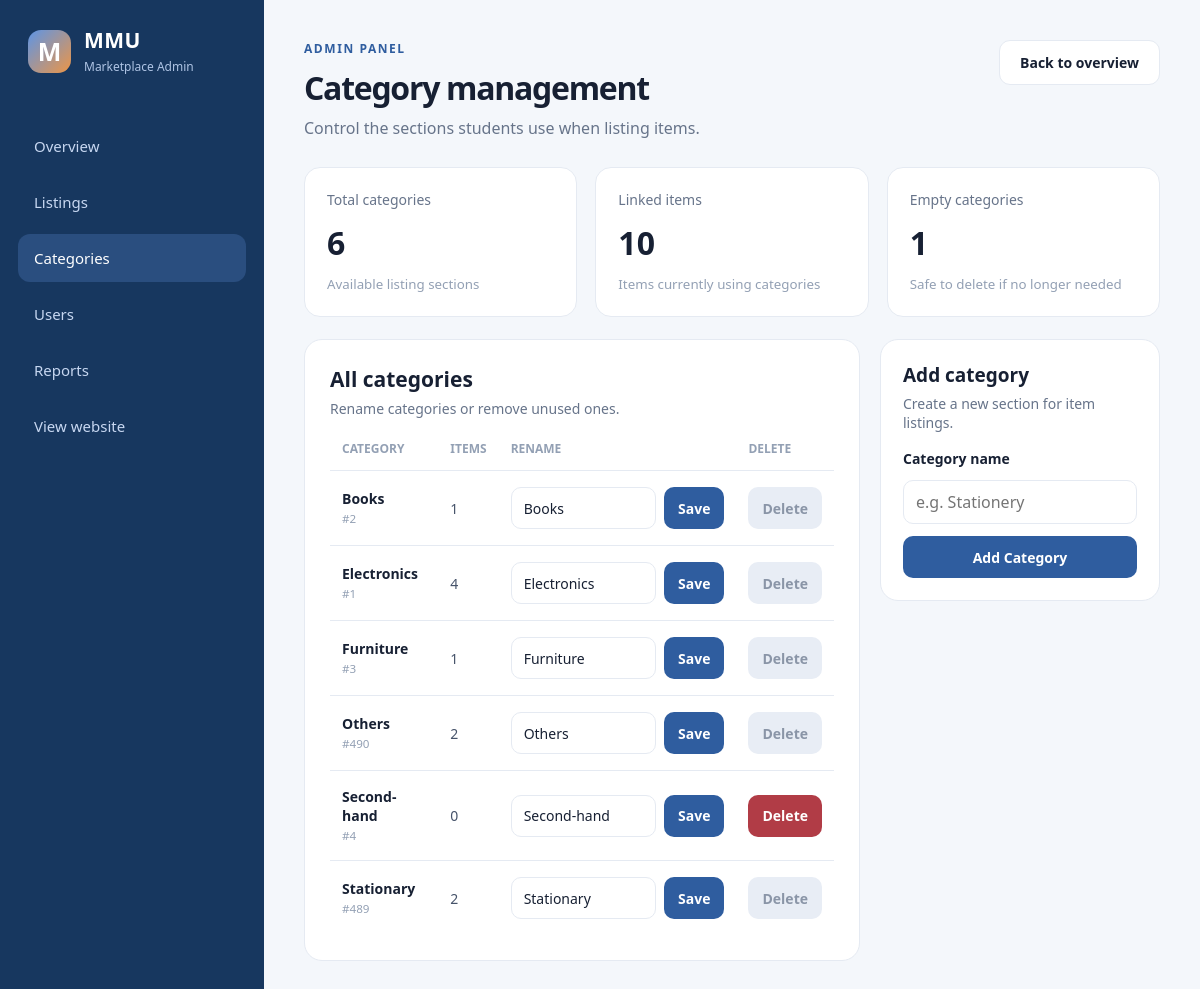
The page /admin/categories on the database its author committed.
### tables this page shows
CREATE TABLE category(
                   id INTEGER PRIMARY KEY AUTOINCREMENT,
                   name TEXT NOT NULL UNIQUE
                   
                   );

### app.py (the view, shortened to what this page needs)
@app.route("/admin/categories", methods=['GET', 'POST'])
def admin_categories():
    connect = sqlite3.connect("database.db")
    cursor = connect.cursor()
    cursor.execute("""
        SELECT category.id, category.name, COUNT(item.id)
        FROM category
        LEFT JOIN item ON item.category_id = category.id
        GROUP BY category.id, category.name
        ORDER BY category.name
    """)
    categories = cursor.fetchall()
    connect.close()
    stats = {
        "total_categories": len(categories),
        "linked_items": sum(row[2] for row in categories),
        "empty_categories": sum(1 for row in categories if row[2] == 0)
    }
    return render_template("admin_categories.html",
                           categories=categories,
                           stats=stats,
                           category_name_max_length=CATEGORY_NAME_MAX_LENGTH)

### templates/admin_categories.html (shortened to what this page needs)
<!DOCTYPE html>
<html lang="en">
<head>
    <link rel="stylesheet" href="{{ url_for('static', filename='css/admin.css') }}">
</head>
<body class="admin-body">
    <div class="admin-layout">
        <aside class="admin-sidebar">
            <a class="admin-brand" href="{{ url_for('home') }}">
                <span class="brand-mark">M</span>
                <span>
                    <strong>MMU</strong>
                    <small>Marketplace Admin</small>
                </span>
            </a>
            <nav class="admin-nav" aria-label="Admin navigation">
                <a href="{{ url_for('admin_dashboard') }}">Overview</a>
                <a href="{{ url_for('admin_items') }}">Listings</a>
                <a class="active" href="{{ url_for('admin_categories') }}">Categories</a>
                <a href="{{ url_for('admin_dashboard') }}#recent-users">Users</a>
                <a href="{{ url_for('admin_reports') }}">Reports</a>
                <a href="{{ url_for('home') }}">View website</a>
            </nav>
        </aside>
        <main class="admin-main">
            <header class="dashboard-header">
                <div>
                    <p class="eyebrow">ADMIN PANEL</p>
                    <h1>Category management</h1>
                    <p class="dashboard-subtitle">Control the sections students use when listing items.</p>
                </div>
                <a class="button" href="{{ url_for('admin_dashboard') }}">Back to overview</a>
            </header>
            <section class="stat-grid" aria-label="Category statistics">
                <article class="stat-card">
                    <p>Total categories</p>
                    <strong>{{ stats.total_categories }}</strong>
                    <small>Available listing sections</small>
                </article>
                <article class="stat-card">
                    <p>Linked items</p>
                    <strong>{{ stats.linked_items }}</strong>
                    <small>Items currently using categories</small>
                </article>
                <article class="stat-card">
                    <p>Empty categories</p>
                    <strong>{{ stats.empty_categories }}</strong>
                    <small>Safe to delete if no longer needed</small>
                </article>
            </section>
            <div class="category-management-grid">
                <section class="listings-panel">
                    <div class="panel-heading">
                        <div>
                            <h2>All categories</h2>
                            <p>Rename categories or remove unused ones.</p>
                        </div>
                    </div>
                    <div class="table-wrap">
                        <table class="listing-table category-admin-table">
                            <thead>
                                <tr>
                                    <th>Category</th>
                                    <th>Items</th>
                                    <th>Rename</th>
                                    <th>Delete</th>
                                </tr>
                            </thead>
                            <tbody>
                                {% for category_id, name, item_count in categories %}
                                <tr>
                                    <td>
                                        <strong>{{ name }}</strong>
                                        <small>#{{ category_id }}</small>
                                    </td>
                                    <td>{{ item_count }}</td>
                                    <td>
                                        <form class="inline-category-form" method="POST" action="{{ url_for('edit_category', category_id=category_id) }}">
                                            <input type="text" name="name" value="{{ name }}" maxlength="{{ category_name_max_length }}" required>
                                            <button type="submit">Save</button>
                                        </form>
                                    </td>
                                    <td>
                                        <form method="POST" action="{{ url_for('delete_category', category_id=category_id) }}" onsubmit="return confirm('Delete this category?')">
                                            <button class="danger-button" type="submit" {% if item_count > 0 %}disabled{% endif %}>Delete</button>
                                        </form>
                                    </td>
                                </tr>
                                {% else %}
                                <tr class="empty-row">
                                    <td colspan="4">No categories yet.</td>
                                </tr>
                                {% endfor %}
                            </tbody>
                        </table>
                    </div>
                </section>
                <section class="summary-panel add-category-panel">
                    <div class="panel-heading small">
                        <div>
                            <h2>Add category</h2>
                            <p>Create a new section for item listings.</p>
                        </div>
                    </div>
                    <form class="category-create-form" method="POST" action="{{ url_for('admin_categories') }}">
                        <label for="category-name">Category name</label>
                        <input id="category-name" type="text" name="name" placeholder="e.g. Stationery" maxlength="{{ category_name_max_length }}" required>
                        <button type="submit">Add Category</button>
                    </form>
                </section>
            </div>
        </main>
    </div>
</body>
</html>

### static/css/admin.css (style rules this page uses)
:root { --navy: #17375f; --blue: #2f5d9f; --text: #172033; --muted: #67748a; --line: #e5eaf2; --canvas: #f4f7fb; --white: #ffffff; }
* { box-sizing: border-box; }
.admin-body { margin: 0; color: var(--text); background: var(--canvas); font-family: "Segoe UI", Arial, sans-serif; }
.admin-layout { min-height: 100vh; display: flex; }
.admin-sidebar { width: 264px; padding: 26px 18px 20px; display: flex; flex-direction: column; background: var(--navy); color: #d8e5fa; }
.admin-brand { padding: 0 10px; display: flex; gap: 13px; align-items: center; color: var(--white); text-decoration: none; }
.brand-mark { width: 43px; height: 43px; display: grid; place-items: center; border-radius: 13px; background: linear-gradient(135deg, #5d95e6, #ec9547); font-size: 25px; font-weight: 700; }
.admin-brand strong { display: block; font-size: 21px; letter-spacing: .02em; }
.admin-brand small { color: #afc4e4; font-size: 12px; }
.admin-nav { margin-top: 46px; display: flex; flex-direction: column; gap: 8px; }
.admin-nav a, .admin-nav .disabled { min-height: 48px; padding: 14px 16px; border-radius: 12px; color: #c7d7f1; display: flex; align-items: center; font-size: 15px; font-weight: 500; text-decoration: none; }
.admin-nav a:hover, .admin-nav a.active { color: var(--white); background: rgba(89, 138, 209, .28); }
.admin-main { width: calc(100% - 264px); padding: 40px; }
.dashboard-header { display: flex; justify-content: space-between; align-items: flex-start; gap: 25px; margin-bottom: 28px; }
.eyebrow { margin: 0 0 9px; color: var(--blue); font-size: 12px; font-weight: 700; letter-spacing: .13em; }
.dashboard-header h1 { margin: 0 0 8px; font-size: 32px; letter-spacing: -.04em; }
.dashboard-subtitle { margin: 0; color: var(--muted); }
.button { padding: 12px 20px; border: 1px solid var(--line); border-radius: 11px; color: var(--text); background: var(--white); text-decoration: none; font-size: 14px; font-weight: 600; }
.stat-grid { margin-bottom: 22px; display: grid; grid-template-columns: repeat(auto-fit, minmax(180px, 1fr)); gap: 18px; }
.stat-card { padding: 22px; border: 1px solid var(--line); border-radius: 16px; background: var(--white); }
.stat-card p { margin: 0 0 12px; color: var(--muted); font-size: 14px; }
.stat-card strong { display: block; margin-bottom: 8px; color: var(--text); font-size: 32px; }
.stat-card small { color: #93a0b4; }
.listings-panel { padding: 25px; border: 1px solid var(--line); border-radius: 18px; background: var(--white); }
.panel-heading { margin-bottom: 22px; display: flex; justify-content: space-between; align-items: center; gap: 20px; }
.panel-heading h2 { margin: 0 0 6px; font-size: 21px; }
.panel-heading p { margin: 0; color: var(--muted); font-size: 14px; }
.table-wrap { overflow-x: auto; }
.listing-table { width: 100%; border-collapse: collapse; text-align: left; }
.listing-table th { padding: 0 12px 13px; color: #93a0b4; font-size: 12px; text-transform: uppercase; }
.listing-table td { padding: 16px 12px; border-top: 1px solid var(--line); color: #46536a; font-size: 14px; }
.listing-table td:first-child strong { display: block; color: var(--text); }
.listing-table td:first-child small { color: #93a0b4; }
.summary-panel { padding: 22px; border: 1px solid var(--line); border-radius: 18px; background: var(--white); }
.panel-heading.small { margin-bottom: 17px; }
.panel-heading.small h2 { font-size: 19px; }
.category-management-grid { display: grid; grid-template-columns: minmax(520px, 1.5fr) minmax(280px, .7fr); gap: 20px; align-items: start; }
.category-admin-table td { vertical-align: middle; }
.inline-category-form { display: flex; gap: 8px; }
.inline-category-form input, .category-create-form input { width: 100%; min-height: 42px; padding: 10px 12px; border: 1px solid var(--line); border-radius: 10px; color: var(--text); background: var(--white); font: inherit; }
.inline-category-form button, .category-create-form button, .danger-button { min-height: 42px; padding: 0 14px; border: 0; border-radius: 10px; color: var(--white); background: var(--blue); font: inherit; font-size: 14px; font-weight: 700; cursor: pointer; white-space: nowrap; }
.danger-button { background: #b13c46; }
.danger-button:disabled { color: #8a95a7; background: #e8edf5; cursor: not-allowed; }
.add-category-panel { position: sticky; top: 24px; }
.category-create-form { display: grid; gap: 12px; }
.category-create-form label { color: var(--text); font-size: 14px; font-weight: 700; }

### rows shown on the page
category: name "Books", id "2", item_count "1"
category: name "Electronics", id "1", item_count "4"
category: name "Furniture", id "3", item_count "1"
category: name "Others", id "490", item_count "2"
category: name "Second-hand", id "4", item_count "0"
category: name "Stationary", id "489", item_count "2"

### other values the page prints
{{ stats.total_categories }} "6"
{{ stats.linked_items }} "10"
{{ stats.empty_categories }} "1"
